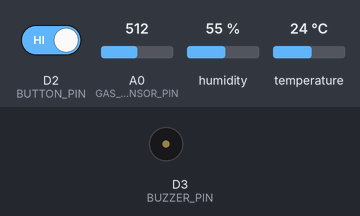
The sketch below on a simulated ESP8266 (NodeMCU). Parts: buzzer (waves = sounding). The test bench sets the inputs (shaded band); at power-on: humidity 55 %, temperature 24 °C, D2 (BUTTON_PIN) HIGH, A0 (GAS_SENSOR_PIN) = 512. What the sketch prints to the serial monitor is not drawn.

Above: at 0.1 s.
At 10.8 s:
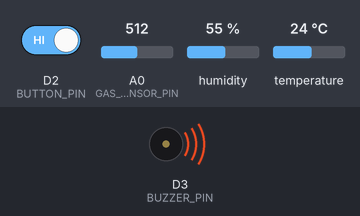
10.9 s: humidity set to 88 %
21.6 s: temperature set to 41 °C
31.6 s: D2 (BUTTON_PIN) driven LOW
Timing chart, 0 to 34.6 s (numbered marks = the images above; inputs shaded):
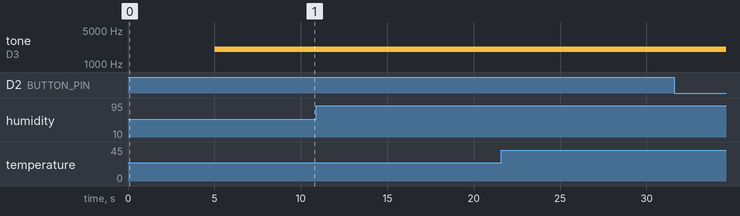

The sketch:

canhbaokhigas.ino
```cpp
#include <DHT.h>

#define DHTPIN D4         // DHT11 data pin
#define DHTTYPE DHT11     // Sensor type
#define BUZZER_PIN D3     // Buzzer pin
#define GAS_SENSOR_PIN A0 // MQ2/MQ5 analog pin
#define BUTTON_PIN D2     // Nút tắt còi

DHT dht(DHTPIN, DHTTYPE);

// Threshold values
const float TEMP_THRESHOLD = 40.0;  // Temperature threshold (°C)
const float HUM_THRESHOLD = 70.0;   // Humidity threshold (%)
const int GAS_THRESHOLD = 200;      // Gas concentration threshold (0-1023)

bool buzzerDisabled = false;        // Trạng thái tắt còi tạm thời
unsigned long lastPressTime = 0;    // Thời gian nhấn nút cuối
const unsigned long debounceTime = 200; // Thời gian chống nhiễu

void activateBuzzer() {
  if (!buzzerDisabled) {            // Chỉ kích hoạt nếu chưa bị tắt
    tone(BUZZER_PIN, 2000);         // Continuous buzzer at 2000Hz
  }
}

void setup() {
  Serial.begin(115200);
  pinMode(BUZZER_PIN, OUTPUT);
  digitalWrite(BUZZER_PIN, LOW);
  pinMode(GAS_SENSOR_PIN, INPUT);
  pinMode(BUTTON_PIN, INPUT_PULLUP); // Kích hoạt điện trở kéo lên
  dht.begin();
}

void loop() {
  delay(5000); // Giữ nguyên thời gian delay

  // Xử lý nút nhấn D2
  if (digitalRead(BUTTON_PIN) == LOW &&
      millis() - lastPressTime > debounceTime) {
    buzzerDisabled = !buzzerDisabled; // Đảo trạng thái
    lastPressTime = millis();
    Serial.println(buzzerDisabled ? "🔕 Còi đã TẮT" : "🔔 Còi đã BẬT");
    noTone(BUZZER_PIN);              // Dừng còi ngay lập tức
  }

  // Phần đọc cảm biến giữ nguyên
  float humidity = dht.readHumidity();
  float temperature = dht.readTemperature();
  int gasValue = analogRead(GAS_SENSOR_PIN);

  // Sensor error handling (giữ nguyên)
  if (isnan(humidity) || isnan(temperature)) {
    Serial.println("⚠️ DHT11 Error! Check:");
    Serial.println("1. Wiring (VCC, GND, DATA)");
    Serial.println("2. Power supply (3.3V-5V)");
    Serial.println("3. Cable length < 20m");
    Serial.println("4. Try ESP8266 reset");
    return;
  }

  // Phần hiển thị giá trị (đã dịch sang tiếng Việt)
  Serial.print("✅ nhiệt: ");
  Serial.print(temperature);
  Serial.print("°C\tđộ ẩm: ");
  Serial.print(humidity);
  Serial.print("%\tGas: ");
  Serial.println(gasValue);

  // Kiểm tra ngưỡng
  bool alert = false;
  if (temperature >= TEMP_THRESHOLD) {
    Serial.println("🔥 Cảnh báo nhiệt độ cao!");
    alert = true;
  }
  if (humidity >= HUM_THRESHOLD) {
    Serial.println("💧 Cảnh báo độ ẩm cao!");
    alert = true;
  }
  if (gasValue >= GAS_THRESHOLD) {
    Serial.println("⚠️ PHÁT HIỆN RÒ RỈ GAS!");
    alert = true;
  }

  // Điều khiển còi với trạng thái nút nhấn
  if (alert && !buzzerDisabled) {
    activateBuzzer();
  } else {
    noTone(BUZZER_PIN);
    digitalWrite(BUZZER_PIN, LOW);
  }
}
```

Measured:
- after the input at 10.9 s, every drawn part: stays the same
- after the input at 21.6 s, every drawn part: stays the same
- after the input at 31.6 s, every drawn part: stays the same
